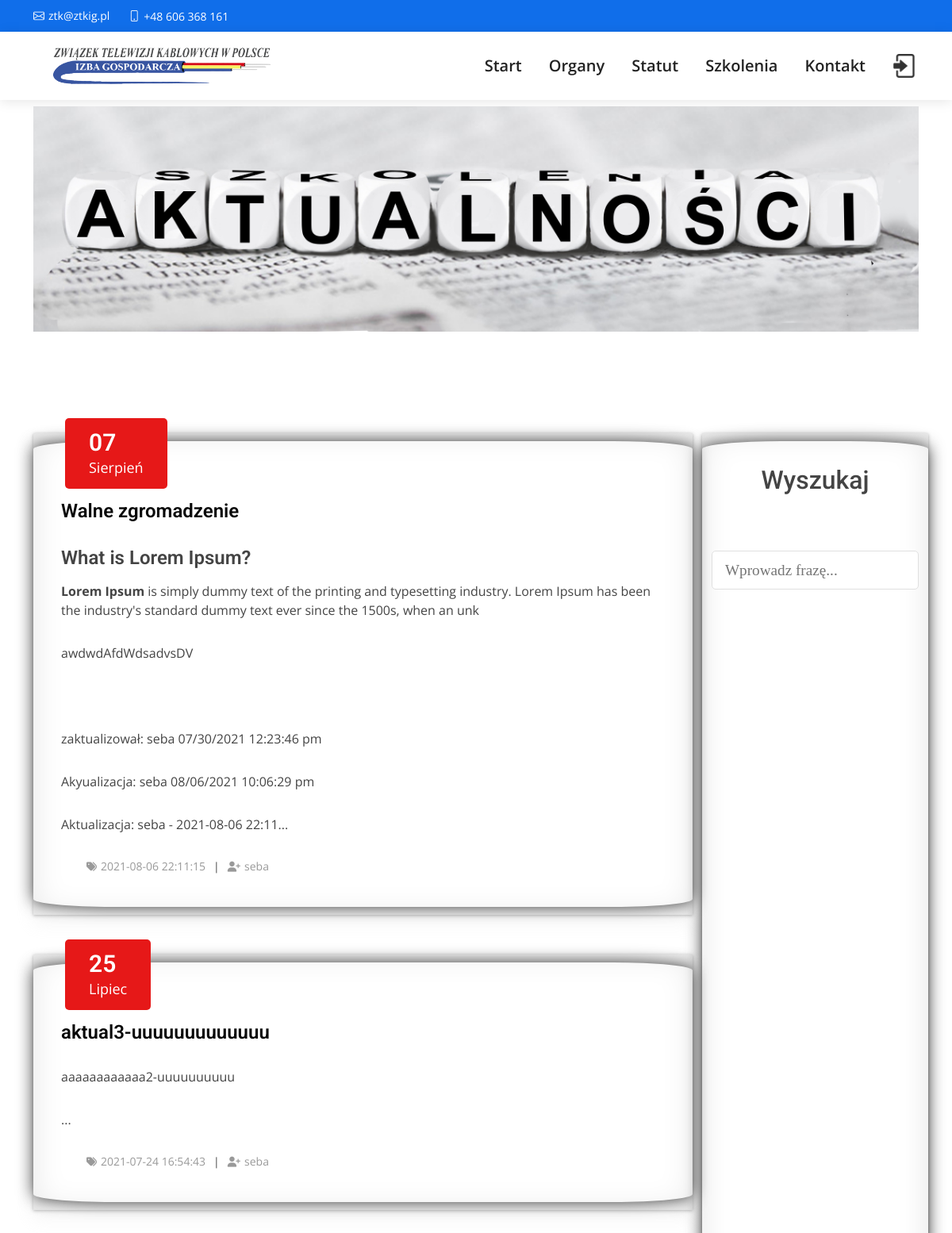
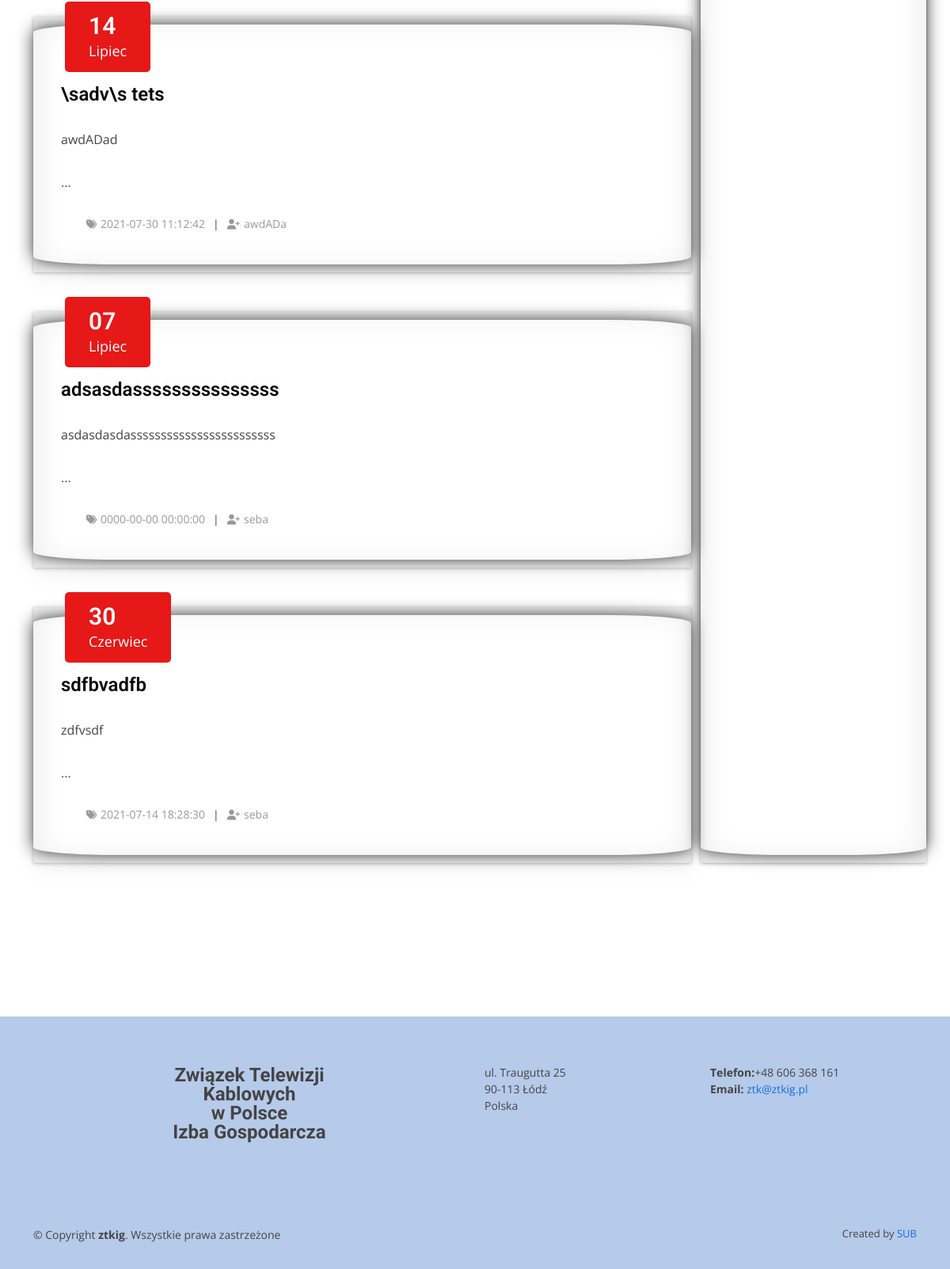
Page /aktual.php on the earlier database version (2 pictures, top to bottom).
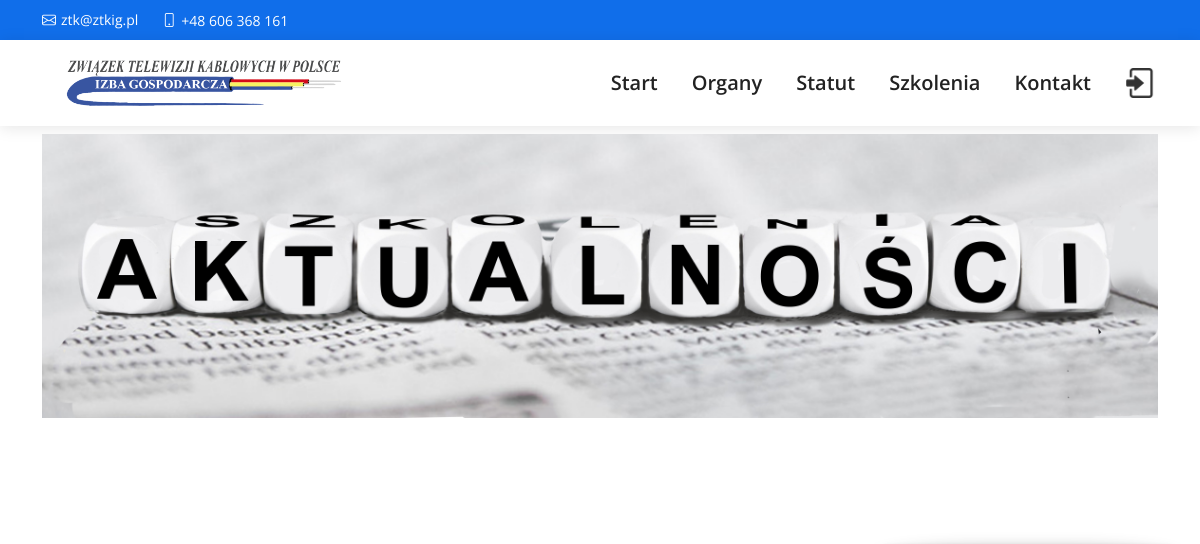
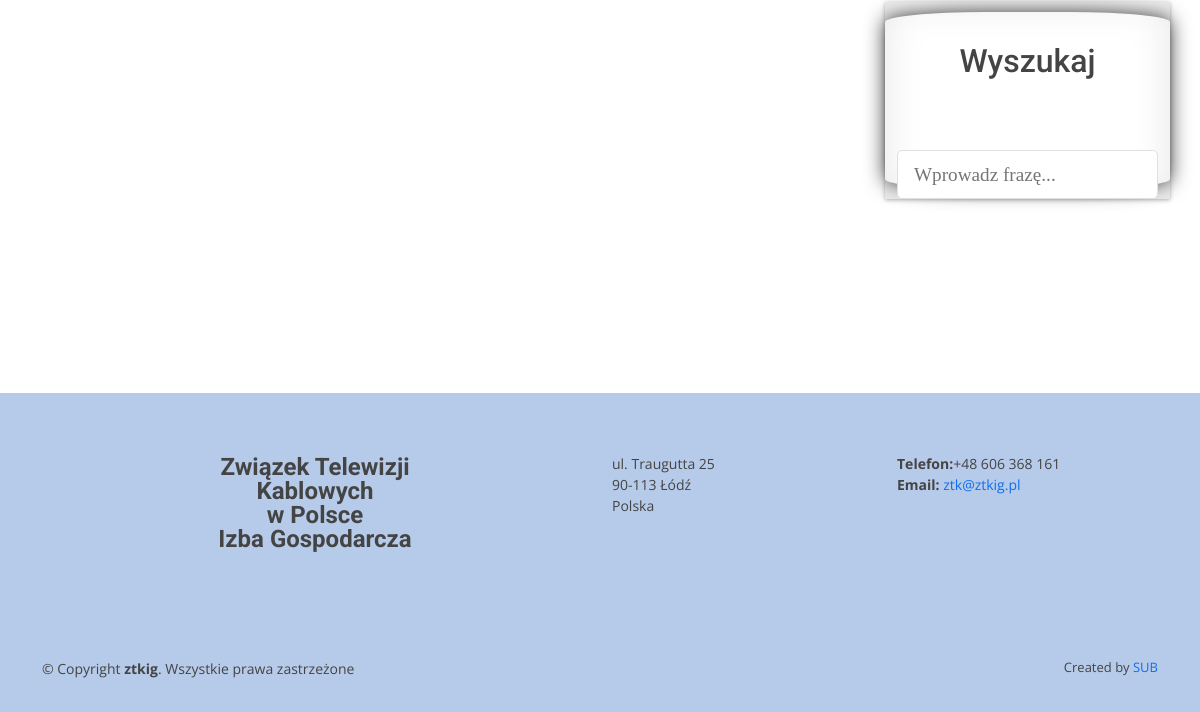
Same page on the later database version (2 pictures, top to bottom).
### tables this page shows
CREATE TABLE `news` (
  `id` int(11) NOT NULL,
  `title` text NOT NULL,
  `term` date NOT NULL,
  `body` text NOT NULL,
  `published` tinyint(4) NOT NULL,
  `author` varchar(255) NOT NULL,
  `create_at` datetime NOT NULL DEFAULT '0000-00-00 00:00:00' ON UPDATE current_timestamp()
);

### app/database/db.php (called while the page is built, shortened)
<?php
require('connect.php');
function executeQuery($sql, $data)
{
    global $conn;
    $stmt = $conn->prepare($sql);
    $values = array_values($data);
    $types = str_repeat('s', count($values));
    $stmt->bind_param($types, ...$values);
    $stmt->execute();
    return $stmt;
}
function getPublishedNews()
{
    $sql = "SELECT n.* FROM news AS n  WHERE n.published=?  ORDER BY term DESC";
    $stmt = executeQuery($sql, ['published' => 1]);
    $records = $stmt->get_result()->fetch_all(MYSQLI_ASSOC);
    return $records;
}

### aktual.php (the view, shortened to what the changed rows need)
<?php
$news = array();
if (isset($_GET['n_id'])) {
  $news = getNewsByTopicId($_GET['m_id']);
 $newsTitle = "You searched for posts under '" . $_GET['name'] . "'";
} else if (isset($_POST['search-term'])) {
  $newsTitle = "You searched for '" . $_POST['search-term'] . "'";
  $news = searchNews($_POST['search-term']);
} else {
  $news = getPublishedNews();
}
?>
<!DOCTYPE html>
<html lang="pl">
<head>
  <link href="assets/vendor/aos/aos.css" rel="stylesheet">
  <link href="assets/vendor/bootstrap/css/bootstrap.min.css" rel="stylesheet">
  <link href="assets/vendor/bootstrap-icons/bootstrap-icons.css" rel="stylesheet">
  <link href="assets/vendor/boxicons/css/boxicons.min.css" rel="stylesheet">
  <link href="assets/vendor/glightbox/css/glightbox.min.css" rel="stylesheet">
  <link href="assets/vendor/swiper/swiper-bundle.min.css" rel="stylesheet">
  <link href="/assets/vendor/fontawesome-all.min.css" rel="stylesheet">
  <link href="assets/css/style.css" rel="stylesheet">
  <link href="assets/css/style2.css" rel="stylesheet">
  <link href="assets/css/szkolenia.css" rel="stylesheet">
</head>
<body>
  <main id="main">
        <?php
            $m_en = array("01", "02", "03", "04", "05", "06", "07", "08", "09", "10", "11", "12");
            $m_pol = array("Styczeń", "Luty", "Marzec", "Kwiecień", "Maj", "Czerwiec", "Lipiec", "Sierpień", "Wrzesień", "Październik", "Listopad", "Grudzień");
        ?>
        <section class="blog_area section-padding" >
            <div class="container cont">
                <div class="row rrr">
                    <div class="col-lg-9 ">
                        <div class="blog_left_sidebar"  >
                            <?php foreach ($news as $new): ?>
                                    <article class="blog_item">
                                            <div class="blog_item_img" >
                                                <?php
                                                $d = substr($new['term'], 8,2) ;
                                                $dd = substr($new['term'], 5,2) ;
                                                $m = str_replace($m_en, $m_pol, $dd);
                                                ?>
                                                <a href="#" class="blog_item_date" >
                                                    <h3><?php echo $d ?></h3>
                                                    <p><?php echo $m ?></p>
                                                </a>
                                            </div>
                                            <div class="blog_details">
                                                <a class="d-inline-block" href="blog_details.html">
                                                    <h2 class="blog-head" style="color: #2d2d2d;">
                                                    <a href="single_a.php?id=<?php echo $new['id']; ?>"><?php echo $new['title']; ?></a>
                                                    </h2>
                                                </a>
                                                <p>
                                                <?php echo html_entity_decode(substr($new['body'], 0, 1000) . '...'); ?>
                                                </p>
                                                <ul class="blog-info-link">
                                                    <li><a href="#"><i class="fas fa-tags"></i><?php echo $new['create_at'] ?></a></li>
                                                    <li><a href="#"><i class="fas fa-user-plus"></i><?php echo $new['author'] ?></a></li>
                                                </ul>
                                            </div>
                                    </article>
                            <?php endforeach; ?>
                        </div>
                    </div>
                    <div class="col-lg-3 blog_item">
                        <div class="search" id="search" name="search">
                                <h2 class="section-title">Wyszukaj</h2>
                        </div>
                    </div>
                </div>
            </div>
        </section>
  </main>
  <?php
     require("./includes/footer.php")
 ?>
</body>
</html>

Differences in the rows shown:
removed news: term "07", term "Sierpień", title "Walne zgromadzenie", body "What is Lorem Ipsum? Lorem Ipsum is simply dummy text of the printing and typesetting industry. Lorem Ipsum has been the industry's standard dummy text ever since the 1500s, when an unk awdwdAfdWdsadvsDV zaktualizował: seba 07/30/2021 12:23:46 pm Akyualizacja: seba 08/06/2021 10:06:29 pm Aktualizacja: seba - 2021-08-06 22:11...", create_at "2021-08-06 22:11:15", author "seba"
removed news: term "25", term "Lipiec", title "aktual3-uuuuuuuuuuuuu", body "aaaaaaaaaaaa2-uuuuuuuuuu ...", create_at "2021-07-24 16:54:43", author "seba"
removed news: term "14", term "Lipiec", title "\\sadv\\s tets", body "awdADad ...", create_at "2021-07-30 11:12:42", author "awdADa"
removed news: term "07", term "Lipiec", title "adsasdasssssssssssssss", body "asdasdasdassssssssssssssssssssssss ...", create_at "0000-00-00 00:00:00", author "seba"
removed news: term "30", term "Czerwiec", title "sdfbvadfb", body "zdfvsdf ...", create_at "2021-07-14 18:28:30", author "seba"
